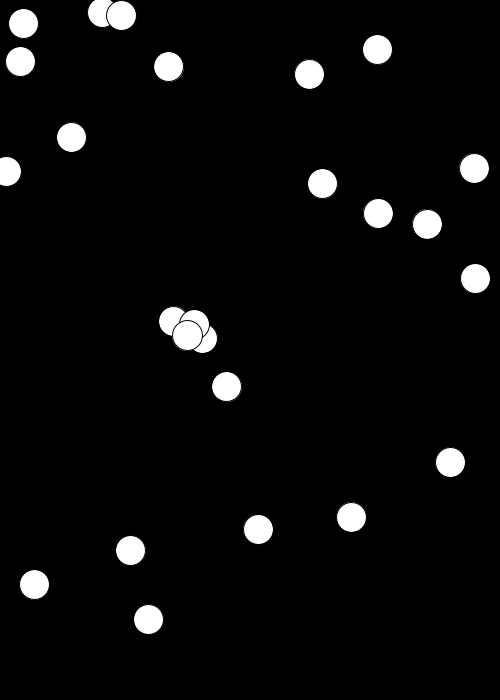
Frame 1 (no input)
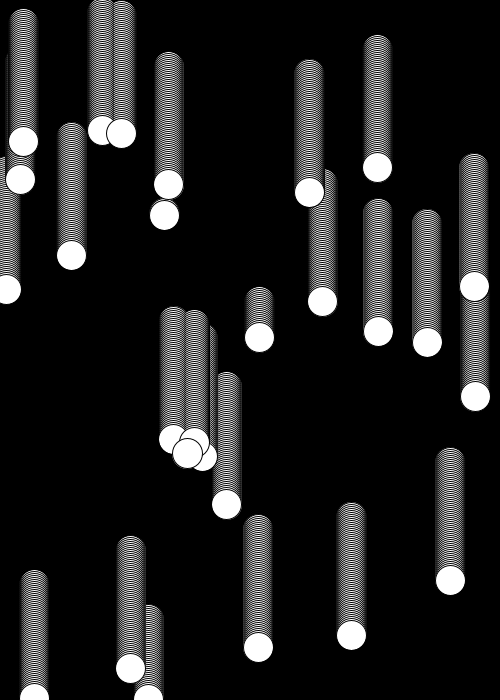
Frame 60 (the mouse pressed at the canvas centre just before this capture)
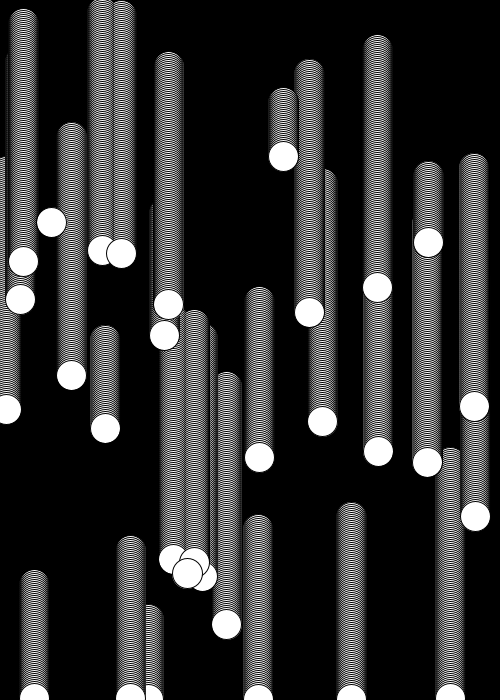
Frame 120 (the mouse held since frame 60 and released just before this capture)

The Processing sketch that drew these frames (run headless with seeded random() and noise(); from frame 60 on, the mouse is pressed at the canvas centre):

// Processing sketch: processing_102468
// ── processing_102468.pde

//generating orbs
float[] xValues=new float[25];
float[] yValues=new float[25];

ArrayList <Orb> orbs;

void setup() {
  
  size(500,700);
  background(0);
  
   orbs=new ArrayList<Orb>();
  
  //fills lists of x and y values of orbs
   for(int i=0;i < xValues.length;i++)
  {
    xValues[i] = random(0,width);
    yValues[i] = random(0,height);}
 
 //fills orbs array   
 for(int i=0;i<xValues.length;i++) 
 {orbs.add(new Orb(xValues[i],yValues[i]));
 } 
}
  
  void draw() { for(int i=0;i<orbs.size();i++){
   Orb orb=orbs.get(i);
   orb.draw();
   orb.update();
 }  

for  (int i=0;i<orbs.size();i++) {
  Orb boo=orbs.get(i);
  if(boo.ypos>height){
    orbs.remove(i);
    orbs.add(new Orb(random(0,width),random(0,height/2) ) );}}
  }
    
    
void mouseClicked() {
//changes orb fill colors when orbs are clicked on
 for (int i=0;i<orbs.size();i++) {
  Orb boo=orbs.get(i);
  if (dist(mouseX,mouseY,boo.xpos,boo.ypos)<boo.radius) {
   boo.xpos+=random(-10,10);
   fill(random(0,225),random(0,255),random(0,255));
   }
   }
   }
   
   void mouseDragged() {
  //changes colors of lines around circles based on mouse movement
  float speed = dist(pmouseX, pmouseY, mouseX, mouseY); 
  float red = map(mouseX, 0, width, 0, 255);
  float blue = map(mouseY, 0, width, 0, 255);
  float green = dist(mouseX,mouseY,width/2,height/2);
  float alpha = map(speed, 0, 20, 0, 10);
  float lineWidth = map(speed, 0, 10, 10, 1);
  lineWidth = constrain(lineWidth, 5, 15);
  
  noStroke();
  fill(0, alpha);
  stroke(red, green, blue, 255);

//freezes circles when mouse is dragged through them
  for (int i=0;i<orbs.size();i++) {
  Orb boo=orbs.get(i);
  if (dist(mouseX,mouseY,boo.xpos,boo.ypos)<boo.radius) {
    boo.xpos+=mouseX;
    }
  } 
}
    
    
//orb class      
class Orb {
  float xpos;
  float ypos;
  int radius;
  int state;
  Orb(float x, float y) {
    xpos=x+random(-2.5,2.5);
    ypos=y+2;
    radius=30;
  }
  
  void draw() {
      ellipse(xpos,ypos,radius, radius);
  } 
  void update() {
    ypos+=2;
    }  
}
